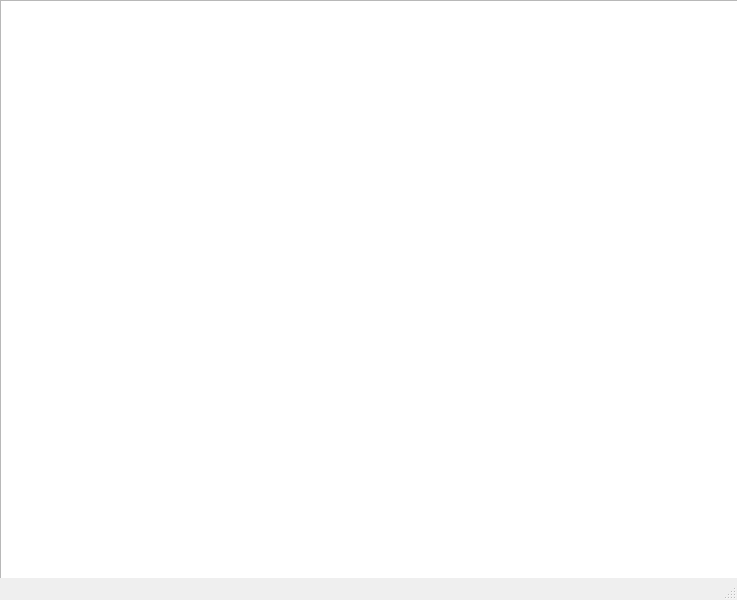
<?xml version="1.0" encoding="UTF-8"?>
<ui version="4.0">
 <class>MainWindow</class>
 <widget class="QMainWindow" name="MainWindow">
  <property name="geometry">
   <rect>
    <x>0</x>
    <y>0</y>
    <width>737</width>
    <height>600</height>
   </rect>
  </property>
  <property name="windowTitle">
   <string>MainWindow</string>
  </property>
  <widget class="QWidget" name="centralwidget">
   <widget class="QTableWidget" name="tableWidget">
    <property name="geometry">
     <rect>
      <x>0</x>
      <y>0</y>
      <width>761</width>
      <height>591</height>
     </rect>
    </property>
   </widget>
  </widget>
  <widget class="QStatusBar" name="statusbar"/>
 </widget>
 <resources/>
 <connections/>
</ui>
